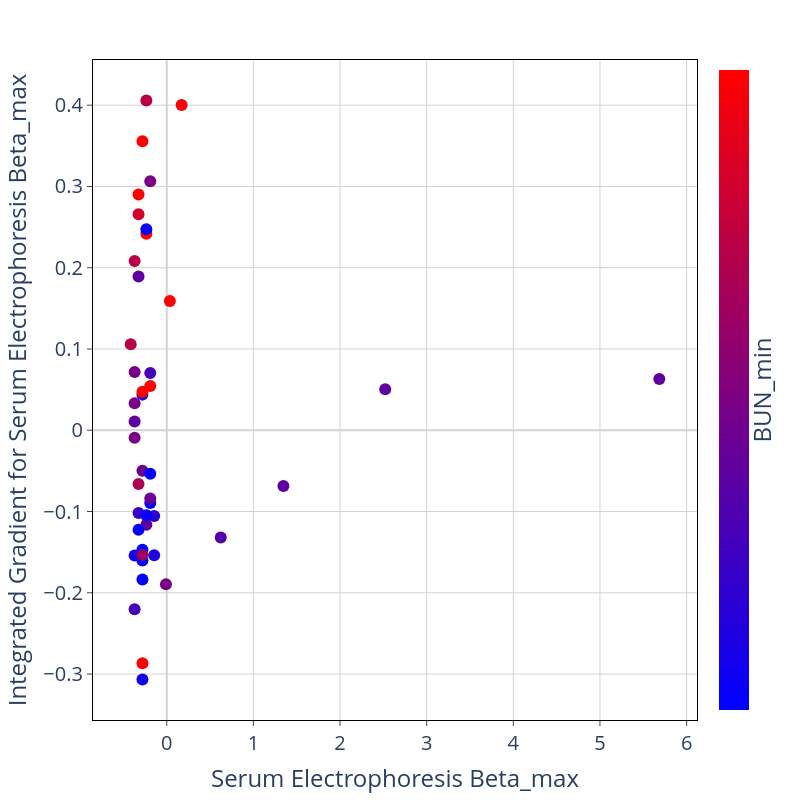

Write notebook code for a chart like this one.
### Code cell
feat_1 = IGtable.columns[feature_order[0]]
feat_2 = IGtable.columns[feature_order[1]]

fig = px.scatter(x = IG_X[feat_1], y = IGtable[feat_1], color = IG_X[feat_2])
fig.update_traces(marker=dict(size=12))

fig.update_layout(
    plot_bgcolor='white',
    autosize=False,
    width=800,
    height=800,
    coloraxis = {'colorscale':'Bluered'},
    xaxis_title = feat_1,
    yaxis_title = "Integrated Gradient for " + feat_1,
    font=dict(size=20)
)

fig.update_xaxes(
    zeroline=True,
    zerolinecolor='lightgrey',
    mirror=True,
    ticks='outside',
    showline=True,
    linecolor='black',
    gridcolor='lightgrey'
    )
    
fig.update_yaxes(
    zeroline=True,
    zerolinecolor='lightgrey',
    mirror=True,
    ticks='outside',
    showline=True,
    linecolor='black',
    gridcolor='lightgrey'
)

fig.update_coloraxes(colorbar_showticklabels=False,
                    colorbar_title=dict(text=feat_2,side = "right"),
                    cmin = -1, cmax = 1)

fig.show()

### Figure 1 — Plotly figure (JSON) as saved in the notebook; plotly's stock layout.template omitted (floating-point values rounded to 4 significant figures)
{"data": [{"hovertemplate": "x=%{x}<br>y=%{y}<br>color=%{marker.color}<extra></extra>", "legendgroup": "", "marker": {"color": [-0.05217, 1.146, -0.2518, 1.146, 0.4469, -0.4514, -1.05, -0.2518, -0.651, 3.142, 3.341, -0.2518, -0.05217, 1.445, -0.05217, 0.6465, 0.4469, -0.9504, 0.9459, 1.245, 0.4469, 1.146, -0.05217, -0.651, -0.152, -0.4514, -0.3516, -0.2518, -0.2518, -0.8506, -0.9504, -0.05217, 0.3471, -0.2518, -1.25, -1.15, -0.9504, -0.8506, -0.5512, -0.9504, -1.25, 0.2473, -0.152, -0.7508], "coloraxis": "coloraxis", "size": 12, "symbol": "circle"}, "mode": "markers", "name": "", "orientation": "v", "showlegend": false, "type": "scatter", "x": [-0.3708, -0.19, 2.521, -0.3256, -0.2352, -0.19, -0.19, 5.685, -0.2804, 0.03595, -0.2352, -0.3256, -0.3708, -0.2804, -0.19, -0.3256, -0.416, -0.2352, 0.1715, -0.2804, -0.3708, -0.2804, -0.009244, -0.1448, -0.2804, -0.3708, 0.6234, -0.3708, -0.2352, -0.3708, -0.2804, -0.3708, -0.3256, 1.346, -0.2804, -0.19, -0.3256, -0.2804, -0.3256, -0.2352, -0.2804, -0.2804, -0.19, -0.1448], "xaxis": "x", "y": [-0.00913, 0.05451, 0.05054, 0.2902, 0.4058, 0.07043, -0.08965, 0.06319, 0.04385, 0.1592, 0.2419, 0.1891, 0.07179, 0.3556, 0.3065, 0.2657, 0.1058, 0.2472, 0.4002, 0.04734, 0.2084, -0.2866, -0.1894, -0.1054, -0.04974, -0.2202, -0.1319, 0.0107, -0.1162, -0.1542, -0.1602, 0.03311, -0.06614, -0.06847, -0.1837, -0.05359, -0.1225, -0.3067, -0.1018, -0.1045, -0.1469, -0.1534, -0.08388, -0.1537], "yaxis": "y"}], "layout": {"autosize": false, "coloraxis": {"cmax": 1, "cmin": -1, "colorbar": {"showticklabels": false, "title": {"side": "right", "text": "BUN_min"}}, "colorscale": [[0, "rgb(0,0,255)"], [1, "rgb(255,0,0)"]]}, "font": {"size": 20}, "height": 800, "legend": {"tracegroupgap": 0}, "margin": {"t": 60}, "plot_bgcolor": "white", "width": 800, "xaxis": {"anchor": "y", "autorange": true, "domain": [0, 1], "gridcolor": "lightgrey", "linecolor": "black", "mirror": true, "range": [-0.8509, 6.12], "showline": true, "ticks": "outside", "title": {"text": "Serum Electrophoresis Beta_max"}, "type": "linear", "zeroline": true, "zerolinecolor": "lightgrey"}, "yaxis": {"anchor": "x", "autorange": true, "domain": [0, 1], "gridcolor": "lightgrey", "linecolor": "black", "mirror": true, "range": [-0.3565, 0.4556], "showline": true, "ticks": "outside", "title": {"text": "Integrated Gradient for Serum Electrophoresis Beta_max"}, "type": "linear", "zeroline": true, "zerolinecolor": "lightgrey"}}}
